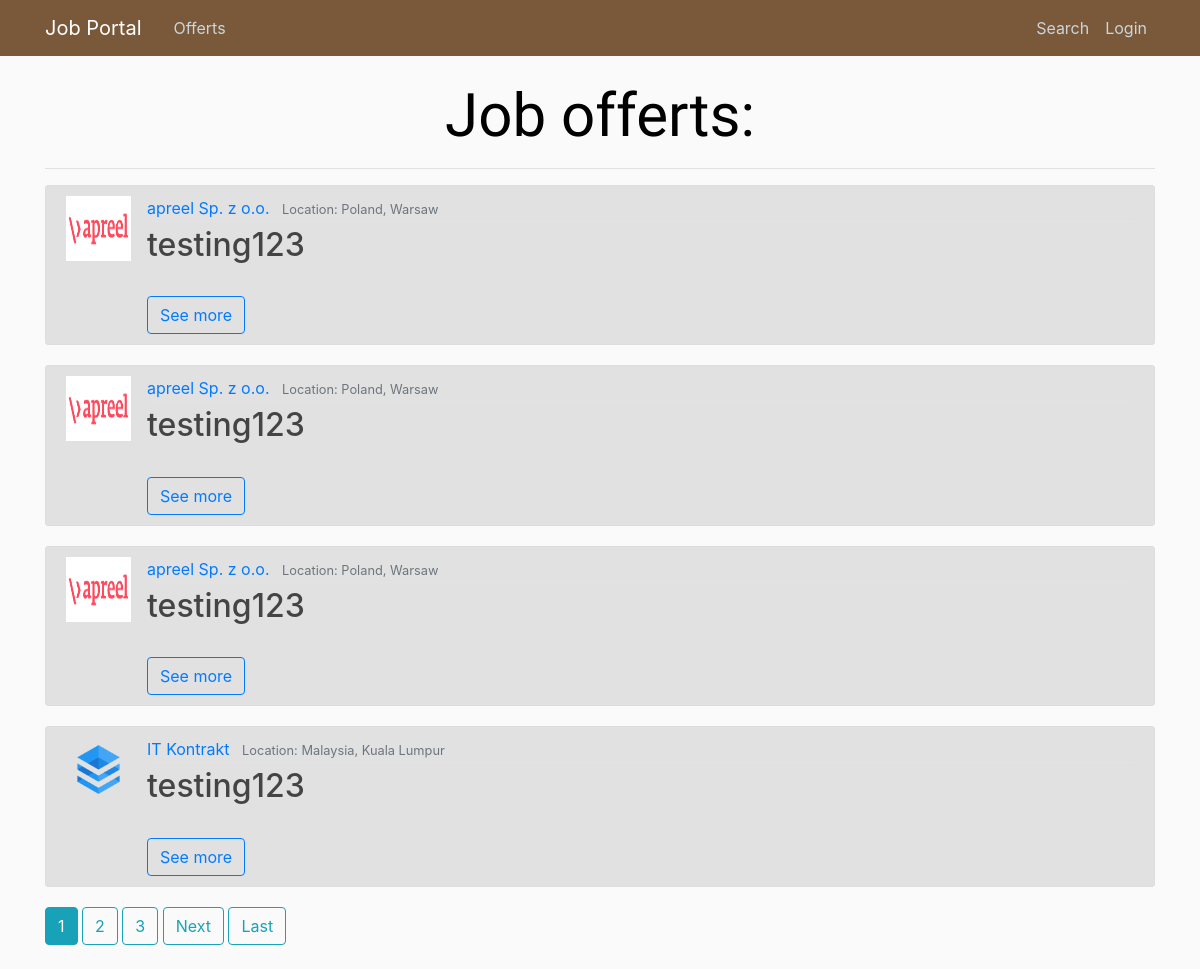
Page /offerts/ on the committed database.
### offerts/models.py (models this page shows, shortened)
class Offert(models.Model):
    author = models.ForeignKey(User, on_delete=models.CASCADE)
    position = models.CharField(max_length = 100)
    agency = models.ForeignKey(Agency, on_delete=models.CASCADE)
    remote = models.BooleanField(default=False)
    sal_types = (
        ('H', 'per hour'),
        ('M', 'monthly'),
    )
    salary_type = models.CharField(
        max_length=1,
        choices=sal_types,
        default='M',
    )
    min_salary = models.IntegerField(default=0)
    max_salary = models.IntegerField(default=0)
    publication_date = models.DateTimeField(auto_now_add = True)
    expiration_date = models.DateField(null=True, default=None)
    must_have = models.ManyToManyField('Tag')
    nice_to_have = models.CharField(max_length = 1000)
    duties = models.CharField(max_length = 1000)
    benefits = models.CharField(max_length = 1000)
    about = models.TextField(null=True)

class Agency(models.Model):
    company = models.ForeignKey(Company, on_delete=models.CASCADE)
    country = models.CharField(max_length = 100)
    location = models.CharField(max_length = 100)
    address = models.CharField(max_length = 200)
    weppage = models.URLField(null=True)
    email = models.EmailField()
    phone = models.CharField(max_length=15)
    class Meta:
        verbose_name_plural = "Agencies"

class Company(models.Model):
    name = models.CharField(max_length = 200, unique=True)
    logo = models.ImageField(upload_to = "logos/", null=True, default=None)
    webpage = models.URLField(null=True)
    about = models.CharField(max_length = 1000)
    class Meta:
        verbose_name_plural = "Companies"

### offerts/views.py (the view)
# urls.py: path('', OffertListView.as_view(), name = 'index'),
class OffertListView(ListView):
    model = Offert
    template_name = 'offerts/offert_list.html' # default: <app>/<model>_<viewtype>.html
    context_object_name = 'offerts'
    ordering = ['-publication_date'] # '-' -> from newest to oldest
    paginate_by = 4

### offerts/templates/offerts/offert_list.html (shortened to what this page needs)
{% extends 'base.html' %}
{% load static %}
    {% block body %}
      <h1> Job offerts: </h1>
      <hr>
      {% if offerts %}
        {% for offert in offerts %}
        <article class="media content-section">
        <img class="article-img" src="{{offert.agency.company.logo.url}}" alt="logo">
            <div class="media-body">
                <div class="article-metadata">
                  <a class="mr-2" href='#'>{{ offert.agency.company.name }}</a>
                  <small class="text-muted">Location: {{ offert.agency.country }}, {{offert.agency.location }}</small>
                </div>
                <h2><a class="article-title">{{ offert.position }}</a></h2>
                <br>
                <a href="{% url 'offerts:offert_details' offert.id %}"><button type="button" class="btn btn-outline-primary">See more</button></a>
        </article>
      {% endfor %}
      {% if is_paginated %}
        {% for num in page_obj.paginator.page_range %}
          {% if page_obj.number == num %}
            <a class="btn btn-info mb-4" href="?page={{num}}">{{num}}</a>
          {% elif num > page_obj.number|add:'-3' and num < page_obj.number|add:'3' %}
            <a class="btn btn-outline-info mb-4" href="?page={{num}}">{{num}}</a>
          {% endif %}
        {% endfor %}
        {% if page_obj.has_next %}
          <a class="btn btn-outline-info mb-4" href="?page={{ page_obj.next_page_number }}">Next</a>
          <a class="btn btn-outline-info mb-4" href="?page={{ page_obj.paginator.num_pages }}">Last</a>
        {% endif %}
      {% endif %}
    {% else %}
      <h3>No offerts available.</h3>
    {% endif %}
  {% endblock %}

### offerts/static/main.css (style rules this page uses)
body { background: #fafafa; color: #333333; margin-top: 5rem; }
h1, h2, h3, h4, h5, h6 { color: #444444; }
.content-section { background: #e2e1e1; padding: 10px 20px; border: 1px solid #dddddd; border-radius: 3px; margin-bottom: 20px; }
.article-title { color: #444444; }
.article-img { height: 65px; width: 65px; margin-right: 16px; }
.article-metadata { padding-bottom: 1px; margin-bottom: 4px; border-bottom: 1px solid #e3e3e3 }

### offerts/static/offerts/index.css (style rules this page uses)
h1 { color: black; font-size: 60px; font-family: 'Amatic SC', cursive, monospace; text-align: center; }

### rows in the picture
Offert: agency.company.logo (picture), agency.company.name "apreel Sp. z o.o.", agency.country "Poland", agency.location "Warsaw", position "testing123"
Offert: agency.company.logo (picture), agency.company.name "apreel Sp. z o.o.", agency.country "Poland", agency.location "Warsaw", position "testing123"
Offert: agency.company.logo (picture), agency.company.name "apreel Sp. z o.o.", agency.country "Poland", agency.location "Warsaw", position "testing123"
Offert: agency.company.logo (picture), agency.company.name "IT Kontrakt", agency.country "Malaysia", agency.location "Kuala Lumpur", position "testing123"

### other values in the picture
{{ num }} "1"
{{ num }} "2" "3"
